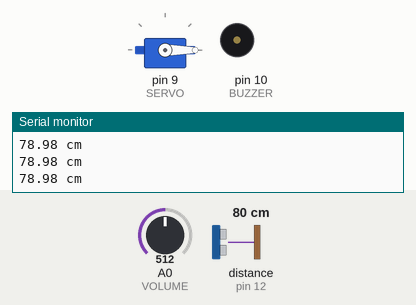
Recording of a sketch running on a simulated Arduino Uno, built with avr-gcc and run on an emulated ATmega328P. On the bench: servo, buzzer (waves = sounding), the last lines printed to the serial monitor. Wiring (inferred from the names in the program): ultrasonic range finder: trigger pin 8; echo pin 12. The inputs (shaded band) are chosen by the test bench; at power-on: distance to the obstacle (sensor on pin 12) 80 cm, A0 (VOLUME) = 512. The echo pulse lasts 58.3 µs per cm.

Above: at 1.2 s.
1.3 s: distance to the obstacle (sensor on pin 12) set to 12 cm
2.8 s: distance to the obstacle (sensor on pin 12) set to 9 cm
At 3.24 s:
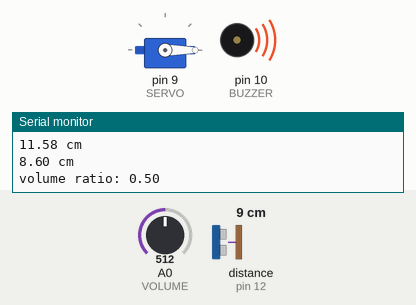
5.8 s: distance to the obstacle (sensor on pin 12) set to 18 cm
At 6.6 s:
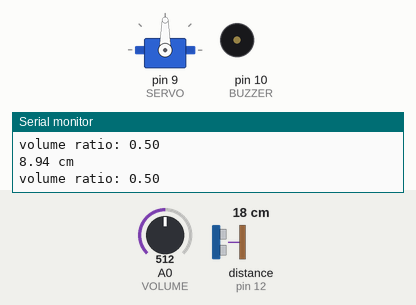
7.7 s: distance to the obstacle (sensor on pin 12) set to 2 cm
At 9.2 s:
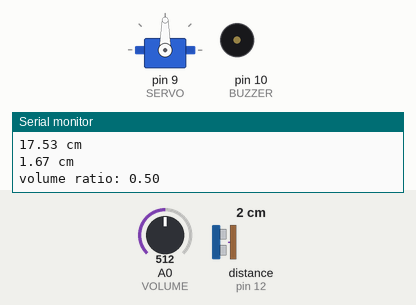
10.7 s: A0 (VOLUME) set to 716
At 13.6 s:
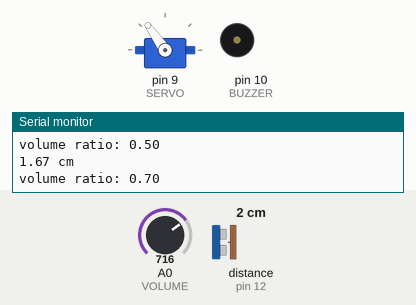
13.7 s: A0 (VOLUME) set to 900
Timing chart, 0 to 17.7 s (numbered marks = the images above; inputs shaded):
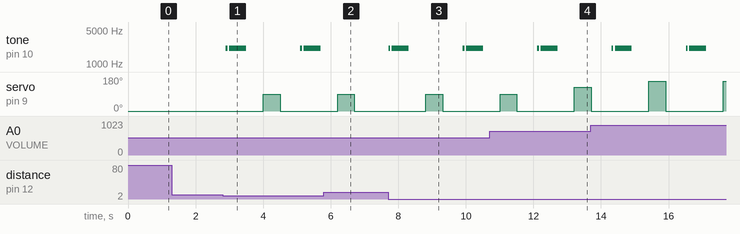

Measured:
- the behaviour switches between 11 and 10 cm on distance to the obstacle (sensor on pin 12) (found by bisection; images 0 and 1)
- after the input at 2.8 s, tone on pin 10 (BUZZER): plays 2093 Hz for 0.05 s, 2093 Hz for 0.50 s, 2093 Hz for 0.05 s, 2093 Hz for 0.50 s, starting after 0.10 s; servo on pin 9 (SERVO): 0° → 90° after 1.2 s, → 0° 0.50 s later
- after the input at 5.8 s, tone on pin 10 (BUZZER): stays silent (without the input it goes to 2093 Hz after 1.5 s)
- after the input at 7.7 s, tone on pin 10 (BUZZER): plays 2093 Hz for 0.05 s, 2093 Hz for 0.50 s, 2093 Hz for 0.05 s, 2093 Hz for 0.50 s, starting at once; servo on pin 9 (SERVO): 0° → 90° after 1.1 s, → 0° 0.50 s later

The sketch:

touchless-sanitizer.ino
```cpp
#include <Servo.h>

// servo object
Servo servo;

// pins
#define SENSOR_TRIG 8
#define SENSOR_ECHO 12
#define VOLUME 0
#define SERVO 9
#define BUZZER 10

void setup() {
  Serial.begin(9600);

  // setup pins
  pinMode(SENSOR_TRIG, OUTPUT);
  pinMode(SENSOR_ECHO, INPUT);
  servo.attach(SERVO);

  // set initial value
  digitalWrite(SENSOR_TRIG,LOW);
  digitalWrite(SENSOR_ECHO,LOW);
  servo.write(0);
}

void loop() {
  // start emitting ultra sound
  digitalWrite(SENSOR_TRIG, LOW);
  delayMicroseconds(1);
  digitalWrite(SENSOR_TRIG, HIGH);
  delayMicroseconds(11);

  // stop emitting ultra sound
  digitalWrite(SENSOR_TRIG, LOW);

  // measure echo time and calculate distance
  int t = pulseIn(SENSOR_ECHO, HIGH, 60000);
  float distance = t * 0.017;

  // output distance for debug
  Serial.print(distance);
  Serial.println(" cm");

  // if proximity detected, operate servo
  if (distance > 0 && distance < 10) {
    // get volume ratio
    float volumeRatio = analogRead(VOLUME) / 1024.0;
    // output volume ratio for debug
    Serial.print("volume ratio: ");
    Serial.println(volumeRatio);

    // play sound
    tone(BUZZER, 2093, 50);
    delay(100);
    tone(BUZZER, 2093, 500);

    // wait user moving hands to sanitizer
    delay(1000);

    // move servo depending on volume
    servo.write(180.0 * volumeRatio);
    // wait serve to get there
    delay(500);
    // move servo to initial position
    servo.write(0);
    // wait serve to get there
    delay(500);
  }

  // ultra sound sensor needs some delay for repeating sensing
  delay(100);
}
```
